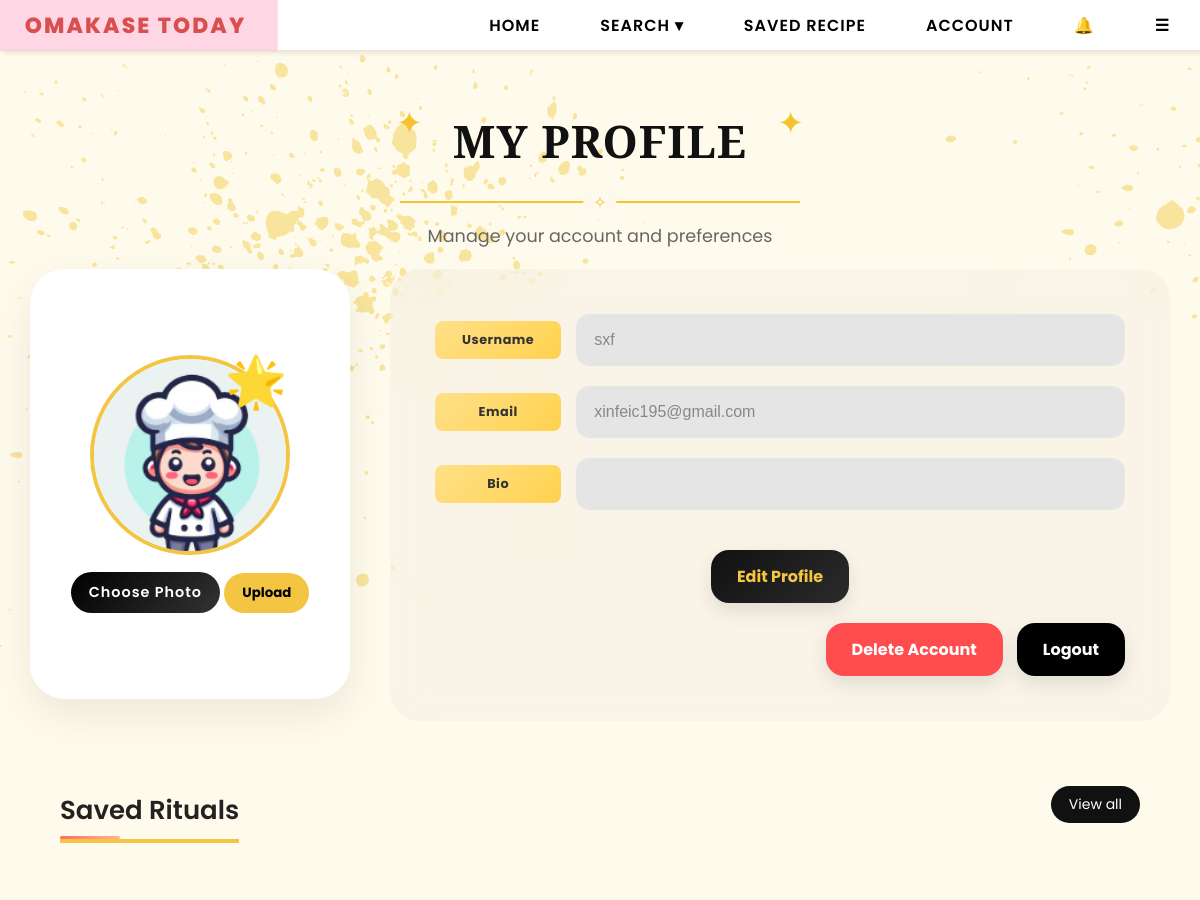
/profile (signed in, upper part), run on an earlier commit of the app's database.
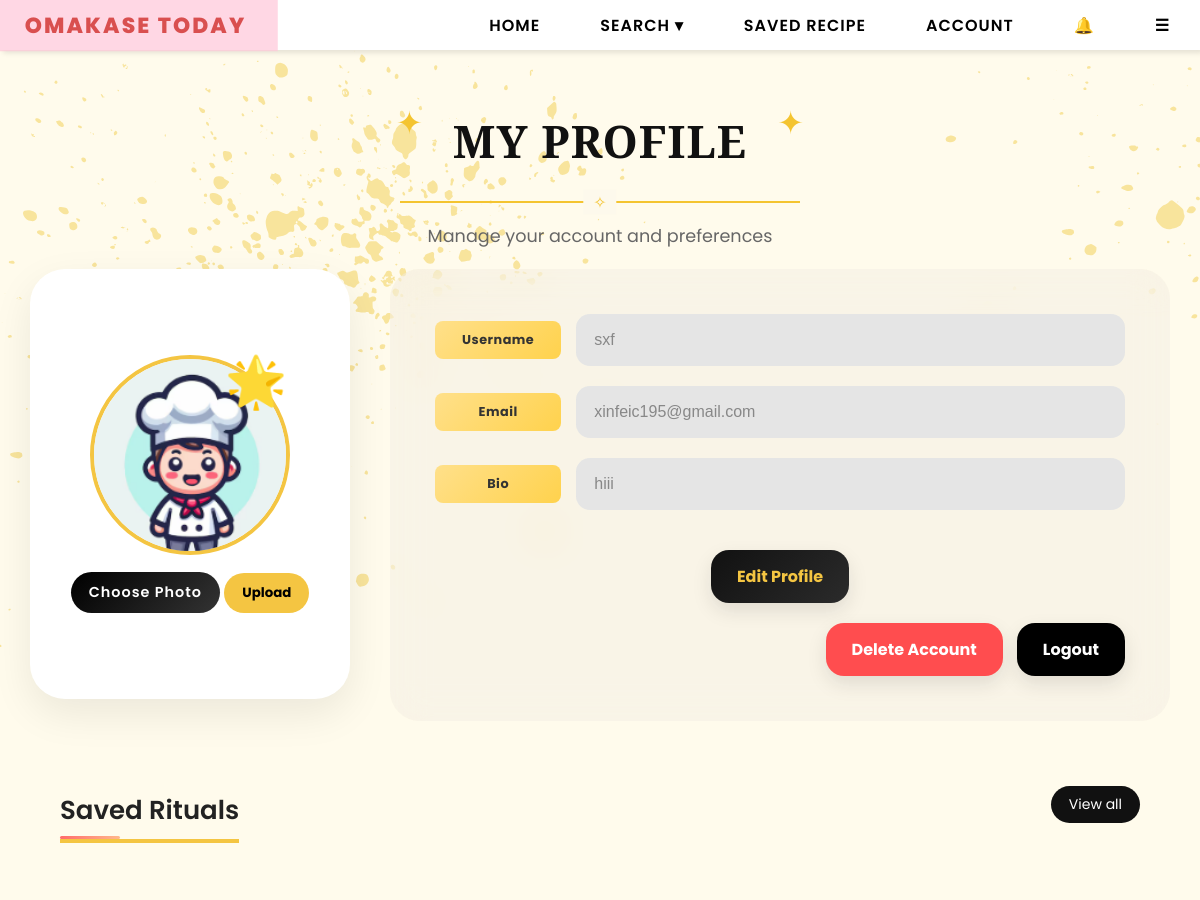
And on a later commit of the database.
### tables this page shows
CREATE TABLE users (
        email TEXT PRIMARY KEY,
        username TEXT,
        password TEXT,
        bio TEXT,
        profile_pic TEXT,
        role TEXT DEFAULT 'user'
    , reset_token TEXT, reset_used INTEGER DEFAULT 0, reset_viewed INTEGER DEFAULT 0, last_login TEXT);

### app.py (the view, shortened to what this page needs)
@app.route("/profile", methods=["GET", "POST"])
def profile():
    if "user" not in session:
        return redirect(url_for("login"))
    email = session["user"]
    conn = sqlite3.connect(DB_PATH)
    c = conn.cursor()
    c.execute("""
        SELECT username, email, bio, profile_pic
        FROM users
        WHERE email = ?
    """, (email,))
    user = c.fetchone()
    if user is None:
        session.clear()
        flash("Your account no longer exists.")
        conn.close()
        return redirect(url_for("login"))
    c.execute("""
        SELECT recipe_id FROM saved_recipes
        WHERE user_email = ?
    """, (email,))
    saved_ids = [row[0] for row in c.fetchall()]
    c.execute("""
        SELECT keyword
        FROM search_history
        WHERE user_email = ?
        ORDER BY searched_at DESC
    """, (email,))
    search_rows = c.fetchall()
    top_keywords = []
    seen_keywords = set()
    conn.close()
    saved_recipes = Recipe.query.filter(
        Recipe.id.in_(saved_ids)
    ).all() if saved_ids else []
    suggested_recipes = []
    unique_recipes = []
    seen_ids = set()
    for recipe in suggested_recipes:
        if recipe.id not in seen_ids:
            unique_recipes.append(recipe)
            seen_ids.add(recipe.id)
    suggested_recipes = unique_recipes[:6]
    if not suggested_recipes:
        suggested_recipes = Recipe.query.limit(6).all()
    return render_template(
        "profile.html",
        username=user[0],
        email=user[1],
        bio=user[2],
        profile_pic=user[3],
        saved_recipes=saved_recipes,
        suggested_recipes=suggested_recipes,
        saved_ids=saved_ids,
        role=session.get("role")
    )

### templates/profile.html (shortened to what this page needs)
{% extends "base.html" %}
{% block content %}
<div class="profile-header">
    <div class="profile-title-wrapper">
        <span class="sparkle">✦</span>
        <h1 class="profile-title">
            MY PROFILE
        </h1>
        <span class="sparkle">✦</span>
    </div>
    <div class="profile-divider">
        <span>✧</span>
    </div>
    <p class="profile-subtitle">
        Manage your account and preferences
    </p>
</div>
<div class="profile-container">
    <div class="profile-left">
        <div class="profile-card">
            <div class="profile-img-box">
                <div class="avatar-wrapper">
                    <img
                        class="profile-avatar"
                        src="{{ url_for('static', filename='uploads/' + profile_pic) if profile_pic else url_for('static', filename='uploads/default.png') }}"
                        alt="Profile Picture"
                    >
                    <div class="chef-badge">
                        🌟
                    </div>
                </div>
                <form action="/upload-profile-pic" method="POST" enctype="multipart/form-data">
                    <label for="fileInput" class="upload-btn">
                        Choose Photo
                    </label>
                    <button type="submit" class="upload-submit">
                        Upload
                    </button>
                </form>
            </div>
        </div>
    </div>
    <div class="profile-right">
        <div class="info-card">
            <form method="POST">
                <div class="input-box">
                    <label>Username</label>
                    <input name="username" id="username" type="text"
                        value="{{ username }}" disabled>
                </div>
                <div class="input-box">
                    <label>Email</label>
                    <input type="text" value="{{ email }}" disabled>
                </div>
                <div class="input-box">
                    <label>Bio</label>
                    <input name="bio" id="bio" type="text"
                        value="{{ bio }}" disabled>
                </div>
            <div class="profile-actions">
                <button
                    type="button"
                    class="profile-action-btn edit-btn"
                    onclick="enableEdit()"
                >
                    Edit Profile
                </button>
                <div class="secondary-buttons">
                    <button
                        type="button"
                        class="profile-action-btn delete-account-btn"
                        onclick="openDeleteModal()"
                    >
                        Delete Account
                    </button>
                    <a
                        href="/logout"
                        class="profile-action-btn logout-btn"
                    >
                        Logout
                    </a>
                </div>
            </div>
            </form>
        </div>
    </div>
</div>
<section class="saved-rituals">
    <div class="rituals-header">
        <h2>Saved Rituals</h2>
        <a href="{{ url_for('saved_recipes') }}" class="view-all">View all</a>
    </div>
    <div class="rituals-grid" id="savedGrid">
    </div>
</section>
{% endblock %}

What changed in the data, as far as the page shows it:
changed users "sxf": bio (not shown) → "hiii"
